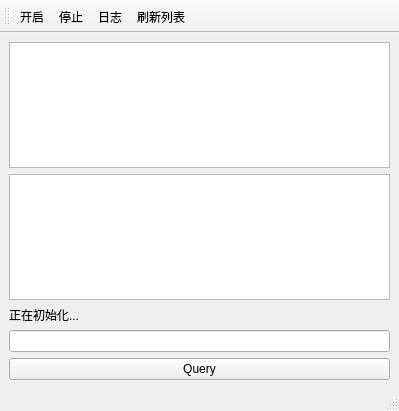
<?xml version="1.0" encoding="UTF-8"?>
<ui version="4.0">
 <class>MainWindow</class>
 <widget class="QMainWindow" name="MainWindow">
  <property name="geometry">
   <rect>
    <x>0</x>
    <y>0</y>
    <width>399</width>
    <height>411</height>
   </rect>
  </property>
  <property name="windowTitle">
   <string>MainWindow</string>
  </property>
  <widget class="QWidget" name="centralwidget">
   <layout class="QVBoxLayout" name="verticalLayout">
    <item>
     <widget class="QTableView" name="tableView"/>
    </item>
    <item>
     <widget class="QTextEdit" name="textEdit">
      <property name="readOnly">
       <bool>true</bool>
      </property>
     </widget>
    </item>
    <item>
     <widget class="QLabel" name="serverStatuslabel">
      <property name="text">
       <string>正在初始化...</string>
      </property>
     </widget>
    </item>
    <item>
     <widget class="QLineEdit" name="QueryLineEdit"/>
    </item>
    <item>
     <widget class="QPushButton" name="QueryButton">
      <property name="text">
       <string>Query</string>
      </property>
     </widget>
    </item>
   </layout>
  </widget>
  <widget class="QStatusBar" name="statusbar"/>
  <widget class="QMenuBar" name="menubar">
   <property name="geometry">
    <rect>
     <x>0</x>
     <y>0</y>
     <width>399</width>
     <height>22</height>
    </rect>
   </property>
  </widget>
  <widget class="QToolBar" name="mainToolBar">
   <attribute name="toolBarArea">
    <enum>TopToolBarArea</enum>
   </attribute>
   <attribute name="toolBarBreak">
    <bool>false</bool>
   </attribute>
   <addaction name="Start"/>
   <addaction name="Stop"/>
   <addaction name="Log"/>
   <addaction name="freshaction"/>
  </widget>
  <action name="Start">
   <property name="text">
    <string>开启</string>
   </property>
  </action>
  <action name="freshaction">
   <property name="text">
    <string>刷新列表</string>
   </property>
  </action>
  <action name="Stop">
   <property name="text">
    <string>停止</string>
   </property>
  </action>
  <action name="Log">
   <property name="text">
    <string>日志</string>
   </property>
  </action>
 </widget>
 <resources/>
 <connections/>
</ui>
